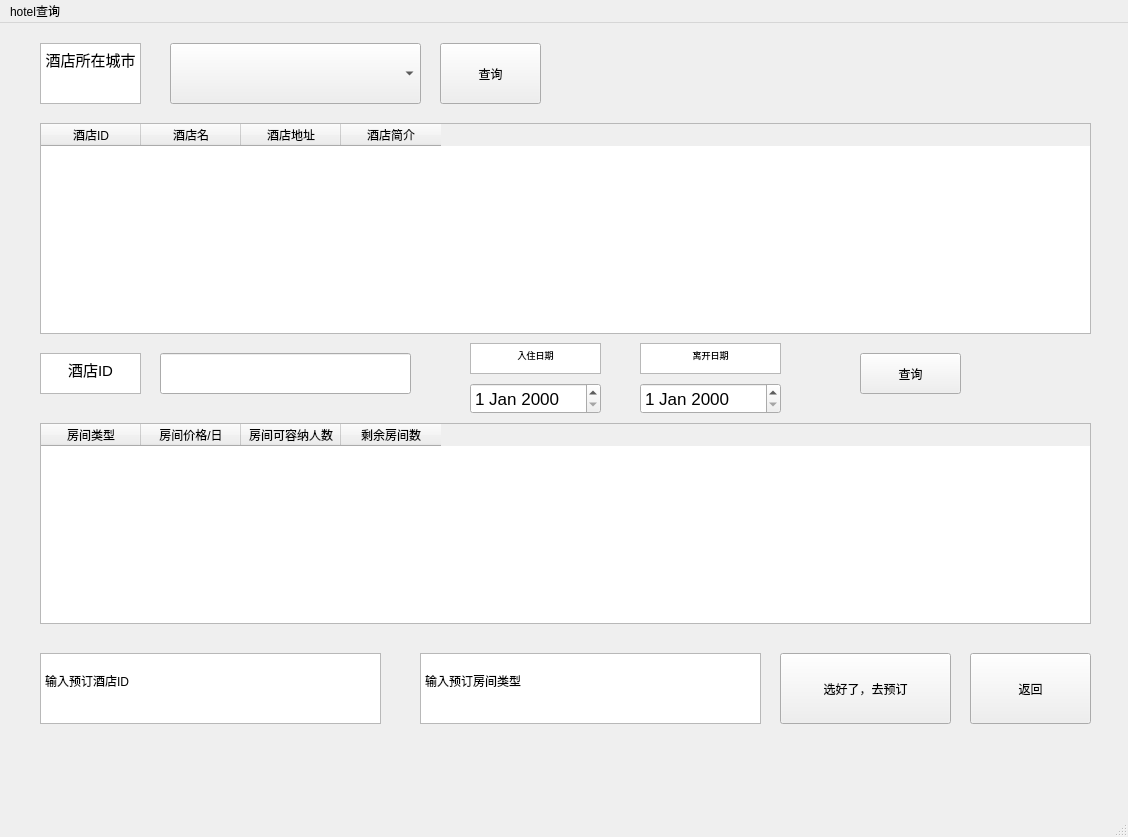
<?xml version="1.0" encoding="UTF-8"?>
<ui version="4.0">
 <class>MainWindow</class>
 <widget class="QMainWindow" name="MainWindow">
  <property name="geometry">
   <rect>
    <x>0</x>
    <y>0</y>
    <width>1128</width>
    <height>837</height>
   </rect>
  </property>
  <property name="windowTitle">
   <string>Python酒店管理系统</string>
  </property>
  <widget class="QWidget" name="centralwidget">
   <widget class="QTableWidget" name="tableWidget_hotel">
    <property name="geometry">
     <rect>
      <x>40</x>
      <y>100</y>
      <width>1051</width>
      <height>211</height>
     </rect>
    </property>
    <column>
     <property name="text">
      <string>酒店ID</string>
     </property>
    </column>
    <column>
     <property name="text">
      <string>酒店名</string>
     </property>
    </column>
    <column>
     <property name="text">
      <string>酒店地址</string>
     </property>
    </column>
    <column>
     <property name="text">
      <string>酒店简介</string>
     </property>
    </column>
   </widget>
   <widget class="QComboBox" name="comboBox">
    <property name="geometry">
     <rect>
      <x>170</x>
      <y>20</y>
      <width>251</width>
      <height>61</height>
     </rect>
    </property>
   </widget>
   <widget class="QTextBrowser" name="textBrowser_hotelcity">
    <property name="geometry">
     <rect>
      <x>40</x>
      <y>20</y>
      <width>101</width>
      <height>61</height>
     </rect>
    </property>
    <property name="html">
     <string>&lt;!DOCTYPE HTML PUBLIC &quot;-//W3C//DTD HTML 4.0//EN&quot; &quot;http://www.w3.org/TR/REC-html40/strict.dtd&quot;&gt;
&lt;html&gt;&lt;head&gt;&lt;meta name=&quot;qrichtext&quot; content=&quot;1&quot; /&gt;&lt;style type=&quot;text/css&quot;&gt;
p, li { white-space: pre-wrap; }
&lt;/style&gt;&lt;/head&gt;&lt;body style=&quot; font-family:'SimSun'; font-size:9pt; font-weight:400; font-style:normal;&quot;&gt;
&lt;p align=&quot;center&quot; style=&quot; margin-top:0px; margin-bottom:0px; margin-left:0px; margin-right:0px; -qt-block-indent:0; text-indent:0px;&quot;&gt;&lt;span style=&quot; font-size:11pt;&quot;&gt;酒店所在城市&lt;/span&gt;&lt;/p&gt;&lt;/body&gt;&lt;/html&gt;</string>
    </property>
   </widget>
   <widget class="QPushButton" name="pushButton_hotel">
    <property name="geometry">
     <rect>
      <x>440</x>
      <y>20</y>
      <width>101</width>
      <height>61</height>
     </rect>
    </property>
    <property name="text">
     <string>查询</string>
    </property>
   </widget>
   <widget class="QLineEdit" name="lineEdit_room">
    <property name="geometry">
     <rect>
      <x>160</x>
      <y>330</y>
      <width>251</width>
      <height>41</height>
     </rect>
    </property>
   </widget>
   <widget class="QTextBrowser" name="textBrowser_2">
    <property name="geometry">
     <rect>
      <x>40</x>
      <y>330</y>
      <width>101</width>
      <height>41</height>
     </rect>
    </property>
    <property name="html">
     <string>&lt;!DOCTYPE HTML PUBLIC &quot;-//W3C//DTD HTML 4.0//EN&quot; &quot;http://www.w3.org/TR/REC-html40/strict.dtd&quot;&gt;
&lt;html&gt;&lt;head&gt;&lt;meta name=&quot;qrichtext&quot; content=&quot;1&quot; /&gt;&lt;style type=&quot;text/css&quot;&gt;
p, li { white-space: pre-wrap; }
&lt;/style&gt;&lt;/head&gt;&lt;body style=&quot; font-family:'SimSun'; font-size:9pt; font-weight:400; font-style:normal;&quot;&gt;
&lt;p align=&quot;center&quot; style=&quot; margin-top:0px; margin-bottom:0px; margin-left:0px; margin-right:0px; -qt-block-indent:0; text-indent:0px;&quot;&gt;&lt;span style=&quot; font-size:11pt;&quot;&gt;酒店ID&lt;/span&gt;&lt;/p&gt;&lt;/body&gt;&lt;/html&gt;</string>
    </property>
   </widget>
   <widget class="QPushButton" name="pushButton_room">
    <property name="geometry">
     <rect>
      <x>860</x>
      <y>330</y>
      <width>101</width>
      <height>41</height>
     </rect>
    </property>
    <property name="text">
     <string>查询</string>
    </property>
   </widget>
   <widget class="QTableWidget" name="tableWidget_room">
    <property name="geometry">
     <rect>
      <x>40</x>
      <y>400</y>
      <width>1051</width>
      <height>201</height>
     </rect>
    </property>
    <column>
     <property name="text">
      <string>房间类型</string>
     </property>
    </column>
    <column>
     <property name="text">
      <string>房间价格/日</string>
     </property>
    </column>
    <column>
     <property name="text">
      <string>房间可容纳人数</string>
     </property>
    </column>
    <column>
     <property name="text">
      <string>剩余房间数</string>
     </property>
    </column>
   </widget>
   <widget class="QPlainTextEdit" name="plainTextEdit_res_hotel">
    <property name="geometry">
     <rect>
      <x>40</x>
      <y>630</y>
      <width>341</width>
      <height>71</height>
     </rect>
    </property>
    <property name="plainText">
     <string>
输入预订酒店ID</string>
    </property>
    <property name="placeholderText">
     <string/>
    </property>
   </widget>
   <widget class="QPlainTextEdit" name="plainTextEdit_res_room">
    <property name="geometry">
     <rect>
      <x>420</x>
      <y>630</y>
      <width>341</width>
      <height>71</height>
     </rect>
    </property>
    <property name="plainText">
     <string>
输入预订房间类型</string>
    </property>
    <property name="placeholderText">
     <string/>
    </property>
   </widget>
   <widget class="QPushButton" name="pushButton_res">
    <property name="geometry">
     <rect>
      <x>780</x>
      <y>630</y>
      <width>171</width>
      <height>71</height>
     </rect>
    </property>
    <property name="text">
     <string>选好了，去预订</string>
    </property>
   </widget>
   <widget class="QPushButton" name="pushButton_back">
    <property name="geometry">
     <rect>
      <x>970</x>
      <y>630</y>
      <width>121</width>
      <height>71</height>
     </rect>
    </property>
    <property name="text">
     <string>返回</string>
    </property>
   </widget>
   <widget class="QDateEdit" name="dateEdit_check_in">
    <property name="geometry">
     <rect>
      <x>470</x>
      <y>360</y>
      <width>131</width>
      <height>31</height>
     </rect>
    </property>
    <property name="font">
     <font>
      <pointsize>13</pointsize>
     </font>
    </property>
   </widget>
   <widget class="QDateEdit" name="dateEdit_check_out">
    <property name="geometry">
     <rect>
      <x>640</x>
      <y>360</y>
      <width>141</width>
      <height>31</height>
     </rect>
    </property>
    <property name="font">
     <font>
      <pointsize>13</pointsize>
     </font>
    </property>
   </widget>
   <widget class="QTextBrowser" name="textBrowser">
    <property name="geometry">
     <rect>
      <x>470</x>
      <y>320</y>
      <width>131</width>
      <height>31</height>
     </rect>
    </property>
    <property name="font">
     <font>
      <pointsize>13</pointsize>
     </font>
    </property>
    <property name="html">
     <string>&lt;!DOCTYPE HTML PUBLIC &quot;-//W3C//DTD HTML 4.0//EN&quot; &quot;http://www.w3.org/TR/REC-html40/strict.dtd&quot;&gt;
&lt;html&gt;&lt;head&gt;&lt;meta name=&quot;qrichtext&quot; content=&quot;1&quot; /&gt;&lt;style type=&quot;text/css&quot;&gt;
p, li { white-space: pre-wrap; }
&lt;/style&gt;&lt;/head&gt;&lt;body style=&quot; font-family:'SimSun'; font-size:13pt; font-weight:400; font-style:normal;&quot;&gt;
&lt;p align=&quot;center&quot; style=&quot; margin-top:0px; margin-bottom:0px; margin-left:0px; margin-right:0px; -qt-block-indent:0; text-indent:0px;&quot;&gt;&lt;span style=&quot; font-size:7pt;&quot;&gt;入住日期&lt;/span&gt;&lt;/p&gt;&lt;/body&gt;&lt;/html&gt;</string>
    </property>
   </widget>
   <widget class="QTextBrowser" name="textBrowser_3">
    <property name="geometry">
     <rect>
      <x>640</x>
      <y>320</y>
      <width>141</width>
      <height>31</height>
     </rect>
    </property>
    <property name="font">
     <font>
      <pointsize>13</pointsize>
     </font>
    </property>
    <property name="html">
     <string>&lt;!DOCTYPE HTML PUBLIC &quot;-//W3C//DTD HTML 4.0//EN&quot; &quot;http://www.w3.org/TR/REC-html40/strict.dtd&quot;&gt;
&lt;html&gt;&lt;head&gt;&lt;meta name=&quot;qrichtext&quot; content=&quot;1&quot; /&gt;&lt;style type=&quot;text/css&quot;&gt;
p, li { white-space: pre-wrap; }
&lt;/style&gt;&lt;/head&gt;&lt;body style=&quot; font-family:'SimSun'; font-size:13pt; font-weight:400; font-style:normal;&quot;&gt;
&lt;p align=&quot;center&quot; style=&quot; margin-top:0px; margin-bottom:0px; margin-left:0px; margin-right:0px; -qt-block-indent:0; text-indent:0px;&quot;&gt;&lt;span style=&quot; font-size:7pt;&quot;&gt;离开日期&lt;/span&gt;&lt;/p&gt;&lt;/body&gt;&lt;/html&gt;</string>
    </property>
   </widget>
  </widget>
  <widget class="QMenuBar" name="menubar">
   <property name="geometry">
    <rect>
     <x>0</x>
     <y>0</y>
     <width>1128</width>
     <height>22</height>
    </rect>
   </property>
   <widget class="QMenu" name="menuhotel_list">
    <property name="title">
     <string>hotel查询</string>
    </property>
   </widget>
   <addaction name="menuhotel_list"/>
  </widget>
  <widget class="QStatusBar" name="statusbar"/>
 </widget>
 <resources/>
 <connections/>
</ui>
